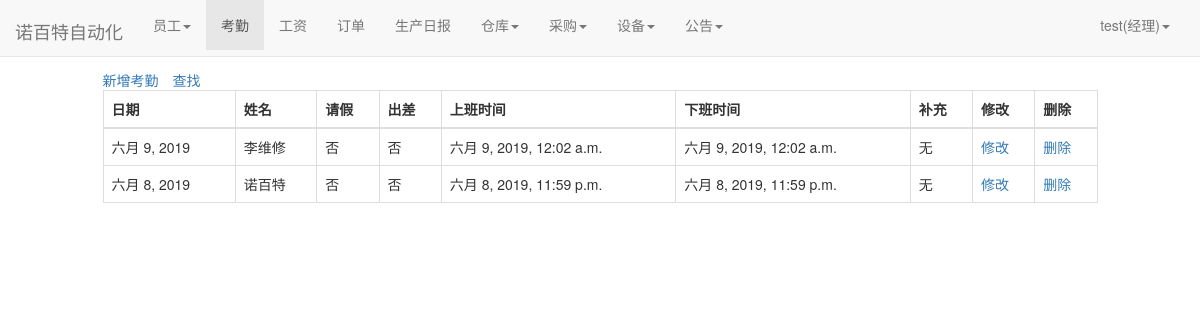
Screenshot of /user/attendence_lists/ (signed in) with the database file from the repository.
### user/models.py (models this page shows)
class Profile(models.Model):
    user = models.OneToOneField(User, on_delete=models.CASCADE)
    staff_gender = models.CharField(max_length=10, choices=(('male', '男'), ('female', '女')), default='male',
                                    verbose_name='性别')
    staff_age = models.PositiveIntegerField(verbose_name="年龄")
    staff_home = models.CharField(max_length=100, verbose_name="籍贯")
    staff_nationality = models.CharField(max_length=20, verbose_name="民族")  # 民族
    staff_tel = models.BigIntegerField(verbose_name="电话")
    start_time = models.DateField(auto_now_add=True, verbose_name="入职时间")  # 入职时间
    id_card = models.CharField(max_length=20,verbose_name="身份证")  # 身份证号
    staff_type = models.CharField(max_length=100,verbose_name="职位", null=True)  # 职位
    salary_pre_hour = models.IntegerField(verbose_name="时薪")  # 时薪
    class Meta:
        ordering = ['-start_time']

class Attendance(models.Model):#考勤
    current_time = models.DateField(auto_now_add=True, verbose_name="日期")
    staff_name = models.ForeignKey(User, on_delete=models.CASCADE, verbose_name="姓名")
    flag_leave = models.BooleanField(default=False, verbose_name="请假")
    flag_business = models.BooleanField(default=False, verbose_name="出差")
    start_time = models.DateTimeField(auto_now_add=True, verbose_name="上班时间")
    end_time = models.DateTimeField(verbose_name="下班时间",auto_now=True)
    supplement = models.CharField(max_length=100, verbose_name="补充", null=True, default='无',blank=True)
    class Meta:
        ordering = ['-current_time']

### user/views.py (the view)
# urls.py: path('attendence_lists/', views.attendence_lists, name='attendence_lists'),
def attendence_lists(request):
    attendence_lists = Attendance.objects.all()
    context = {}
    context['attendence_lists'] = attendence_lists
    return render(request, 'attendence_lists.html', context)

### user/models.py (called while the page is built)
def get_staff_type(self):
    if Profile.objects.filter(user=self).exists():
        profile = Profile.objects.get(user=self)
        return profile.staff_type
    else:
        return ''

### user/templates/attendence_lists.html (shortened to what this page needs)
{% extends 'base.html' %}
{% if user.is_authenticated %}
                    {% if user_get_staff_type == '经理' %}
                        {% block nav_attendence_active %}active{% endblock %}
                    {% else %}
                        {% block nav_attendence1_active %}active{% endblock %}
                    {% endif %}
{% endif %}
{% block content %}
    <div class="containter">
        <div class="row">
            <div class="col-xs-10 col-xs-offset-1">
                {% if user.is_authenticated %}
                <table class="table table-bordered table-hover">
                    <a href="{% url 'attendence_append' %}">新增考勤</a>
                    <span style="margin-left: 1em"><a href="{% url 'attendence_select' %}">查找</a></span>
                  <thead>
                    <tr>
                      <th scope="col">日期</th>
                      <th scope="col">姓名</th>
                      <th scope="col">请假</th>
                      <th scope="col">出差</th>
                      <th scope="col">上班时间</th>
                       <th scope="col">下班时间</th>
                      <th scope="col">补充</th>
                        <th scope="col">修改</th>
                      <th scope="col">删除</th>
                    </tr>
                  </thead>
                  <tbody>
                  {%for attendence_list in attendence_lists%}
                    <tr>
                      <td>{{attendence_list.current_time}}</td>
                      <td>{{attendence_list.staff_name}}</td>
                        {% if  attendence_list.flag_leave == True%}
                        <td>是</td>
                        {% else %}
                        <td>否</td>
                        {%endif%}
                        {% if  attendence_list.flag_business == True%}
                        <td>是</td>
                        {% else %}
                        <td>否</td>
                        {%endif%}
                      <td>{{attendence_list.start_time}}</td>
                      <td>{{attendence_list.end_time}}</td>
                      <td>{{attendence_list.supplement}}</td>
                        <td><a href="{% url 'attendence_modify' attendence_list.pk%}">修改</a></td>
                      <td><a href="{% url 'attendence_delete' attendence_list.pk%}">删除</a></td>
                    </tr>
                  {% endfor %}
                  </tbody>
                </table>
                {% else %}
                    <span>未登录，跳转到首页...</span>
                    <script type="text/javascript">
                        window.location.href = '/';
                    </script>
                {% endif %}
            </div>
        </div>
    </div>
{% endblock %}

### templates/base.html (shortened to what this page needs)
{% load staticfiles %}
<!doctype html>
<html lang="en">
<head>
    <link rel="stylesheet" href="{% static 'base.css' %}">
     <link rel="stylesheet" href="{% static 'home.css' %}">
    <link rel="stylesheet" href="{% static 'bootstrap-3.37/css/bootstrap.min.css' %}">
</head>
<body>
     <div class="navbar navbar-default navbar-fixed-top" role="navigation">
        <div class="container-fluid">
            <div class="navbar-header">
            </div>
        </div>
     </div>
    <nav class="navbar navbar-default navbar-fixed-top">
      <div class="container-fluid">
        <div class="navbar-header">
          <a class="navbar-brand" href="{% url 'home' %}">诺百特自动化</a>
        </div>
          {% if  user.is_authenticated %}
        <div class="collapse navbar-collapse" id="bs-example-navbar-collapse-1">
          <ul class="nav navbar-nav">
              {% if user.get_staff_type == '经理' %}
              <li class="{% block nav_staff_active %}{% endblock %}">
                    <li class="dropdown">
                      <a href="#" class="dropdown-toggle" data-toggle="dropdown" role="button" aria-haspopup="true" aria-expanded="false">员工<span class="caret"></span></a>
                    </li>
                  </li>
                 <li class="{% block nav_attendence_active %}{% endblock %}"><a href="{% url 'attendence_lists'%}">考勤</a></li>
                  <li class="{% block nav_salary_active %}{% endblock %}"><a href="{% url 'salary_lists'%}">工资</a></li>
                  <li class="{% block nav_order_active %}{% endblock %}"><a href="{% url 'order_list' %}">订单</a></li>
                  <li class="{% block nav_producediary_active %}{% endblock %}"><a href="{% url 'product_diary' %}">生产日报</a></li>
                   <li class="{% block nav_warehousediary_active %}{% endblock %}">
                    <li class="dropdown">
                      <a href="#" class="dropdown-toggle" data-toggle="dropdown" role="button" aria-haspopup="true" aria-expanded="false">仓库<span class="caret"></span></a>
                    </li>
                  </li>
                  <li class="{% block nav_purchase_active %}{% endblock %}">
                    <li class="dropdown">
                      <a href="#" class="dropdown-toggle" data-toggle="dropdown" role="button" aria-haspopup="true" aria-expanded="false">采购<span class="caret"></span></a>
                    </li>
                  </li>
                  <li class="{% block nav_facility_active %}{% endblock %}">
                    <li class="dropdown">
                      <a href="#" class="dropdown-toggle" data-toggle="dropdown" role="button" aria-haspopup="true" aria-expanded="false">设备<span class="caret"></span></a>
                    </li>
                  </li>
              <li class="{% block nav_notice_active %}{% endblock %}">
                    <li class="dropdown">
                      <a href="#" class="dropdown-toggle" data-toggle="dropdown" role="button" aria-haspopup="true" aria-expanded="false">公告<span class="caret"></span></a>
                    </li>
                  </li>
              {%endif%}
          </ul>
        <ul class="nav navbar-nav navbar-right">
            <li class="dropdown">
              <a href="#" class="dropdown-toggle" data-toggle="dropdown" role="button" aria-haspopup="true" aria-expanded="false">
                  {{user.username}}({{user.get_staff_type}})<span class="caret"></span></a>
            </li>
        </ul>
    </div>
          {% else %}
           <ul class="nav navbar-nav navbar-right">
                <li><a href="{% url 'login' %}?from={{ request.get_full_path }}">登录</a></li>
           </ul>
          {% endif %}
      </div>
    </nav>
    {% block content%} {% endblock %}
</body>
</html>

### static/home.css (style rules this page uses)
* { margin: 0; padding: 0; }
body { margin-top: 70px!important; }
ul { list-style-type: none!important; }
ul.navbar-right { margin-right: 0; }
div.navbar-header { font-size: 200%; padding-top: 0.2em; }

### rows the page displays
Attendance: current_time "六月 9, 2019", staff_name "李维修", flag_leave "否", flag_business "否", start_time "六月 9, 2019, 12:02 a.m.", end_time "六月 9, 2019, 12:02 a.m.", supplement "无"
Attendance: current_time "六月 8, 2019", staff_name "诺百特", flag_leave "否", flag_business "否", start_time "六月 8, 2019, 11:59 p.m.", end_time "六月 8, 2019, 11:59 p.m.", supplement "无"

### other values shown
{{ user.username }} "test"
{{ user.get_staff_type }} "经理"
